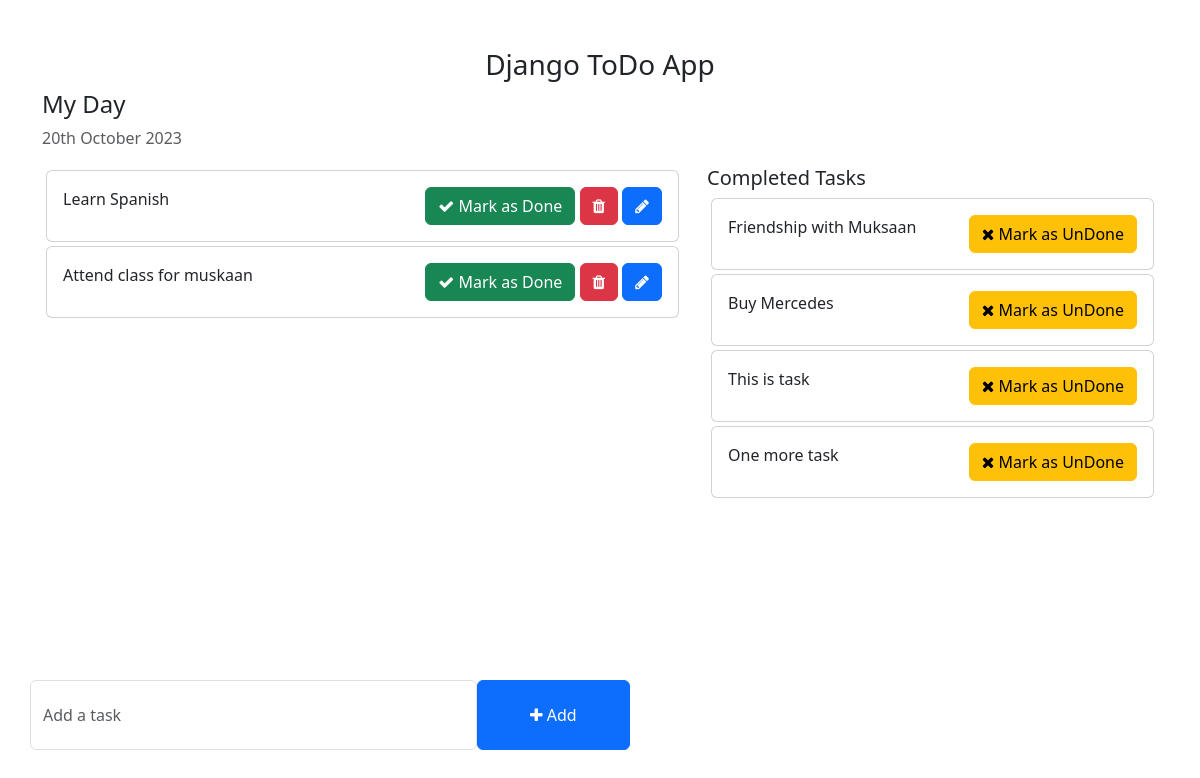
The app's page /, older data.
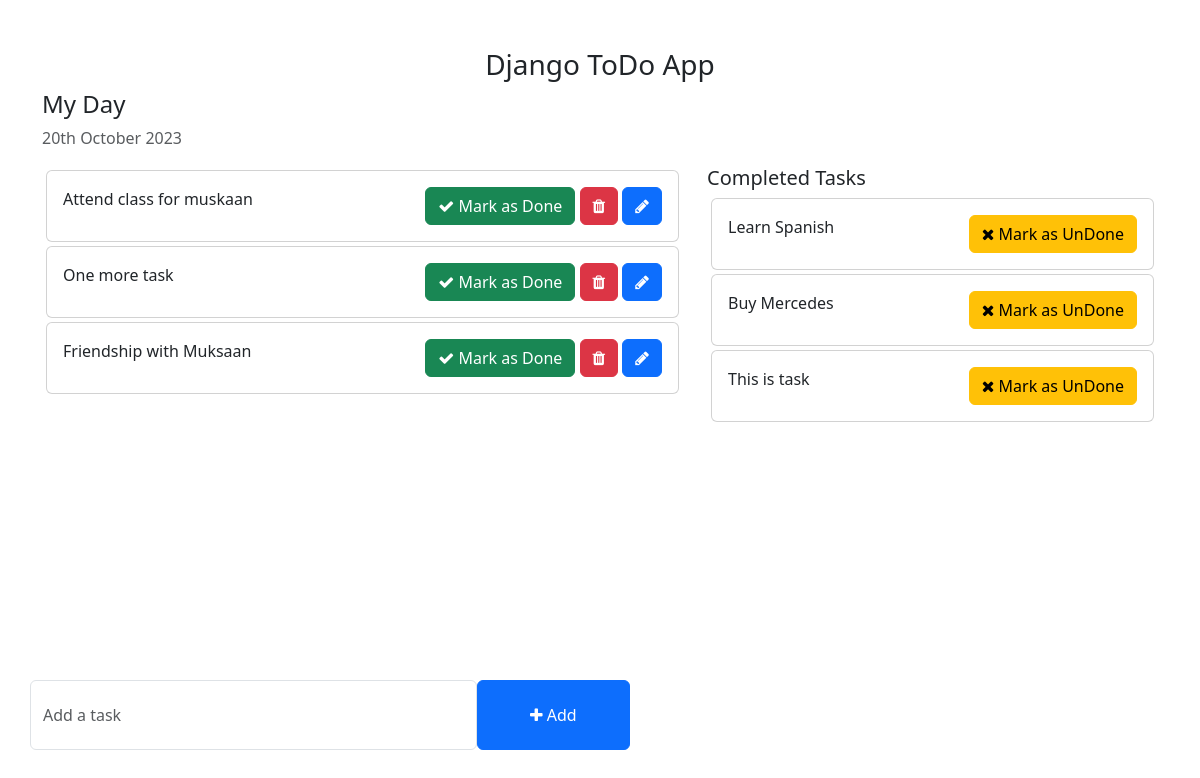
The same page, newer data.
### todo/models.py (models this page shows, shortened)
class Task(models.Model):
    task = models.CharField(max_length=250)
    is_completed = models.BooleanField(default=False)
    created_at = models.DateTimeField(auto_now=True)
    updated_at = models.DateTimeField(auto_now=True)

### todo_main/views.py (the view)
# urls.py: 2. Add a URL to urlpatterns:  path('', views.home, name='home')
def home(request):
    tasks = Task.objects.filter(is_completed=False).order_by('updated_at')
    completed_tasks = Task.objects.filter(is_completed=True)
    context = {
            'tasks': tasks,
            'completed_tasks': completed_tasks
            }
    return render(request, 'home.html', context)

### templates/home.html (shortened to what this page needs)
<!DOCTYPE html>
<html lang="en">
<head>
    <link href="https://cdn.jsdelivr.net/npm/bootstrap@5.3.0-alpha1/dist/css/bootstrap.min.css" rel="stylesheet">
    <link rel="stylesheet" href="https://cdnjs.cloudflare.com/ajax/libs/font-awesome/4.7.0/css/font-awesome.min.css">
</head>
<body>
    <div class="container">
        <h3 class="pt-5 text-center">Django ToDo App</h3>
        <div class="row">
            <h4>My Day</h4>
            <p class="text-muted">{% now "jS F Y" %}</p>
            <div class="col-md-7 col-lg-7" style="height: 450px; overflow: scroll;">
                {% for task in tasks %}
                <div class="card m-1">
                    <div class="card-body">
                      {{ task.task }}
                        <span style="position: relative; float: right;">
                          <a href="{% url 'mark_as_done' task.pk %}" class="btn btn-success"><i class="fa fa-check"></i> Mark as Done</a>
                          <a href="{% url 'delete_task' task.pk %}" class="btn btn-danger"><i class="fa fa-trash"></i></a>
                            <a href="{% url 'edit_task' task.pk %}" class="btn btn-primary"><i class="fa fa-pencil"></i></a>
                        </span>
                    </div>
                </div>
                {% endfor %}
            </div>
            <div class="col-md-5 col-lg-5">
                <h5>Completed Tasks</h5>
                {% for task in completed_tasks %}
                <div class="card m-1">
                    <div class="card-body">
                      {{ task.task }}
                        <span style="position: relative; float: right;">
                          <a href="{% url 'mark_as_undone' task.pk %}" class="btn btn-warning"><i class="fa fa-times"></i> Mark as UnDone</a>
                    </div>
                </div>
                {%  endfor %}
            </div>
        </div>
        <div class="row">
            <div class="col-md-6 col-lg-6 p-0" style="position: absolute; bottom: 50px;">
                <form action="{% url 'addTask' %}" method="POST" >
                    <div class="form-group">
                        <span style="display: flex;">
                            <input type="text" name="task" class="form-control" placeholder="Add a task">
                            <button type="submit" class="btn btn-primary" style="width: 200px;"><i class="fa fa-plus"></i> Add</button>
                        </span>
                    </div>
                </form>
            </div>
        </div>
    </div>
</body>
</html>

Row changes from the older to the newer data that the page shows:
changed Task "One more task": moves from the list under "Completed Tasks" to the list under "My Day"
changed Task "Friendship with Muksaan": moves from the list under "Completed Tasks" to the list under "My Day"
changed Task "Learn Spanish": moves from the list under "My Day" to the list under "Completed Tasks"
